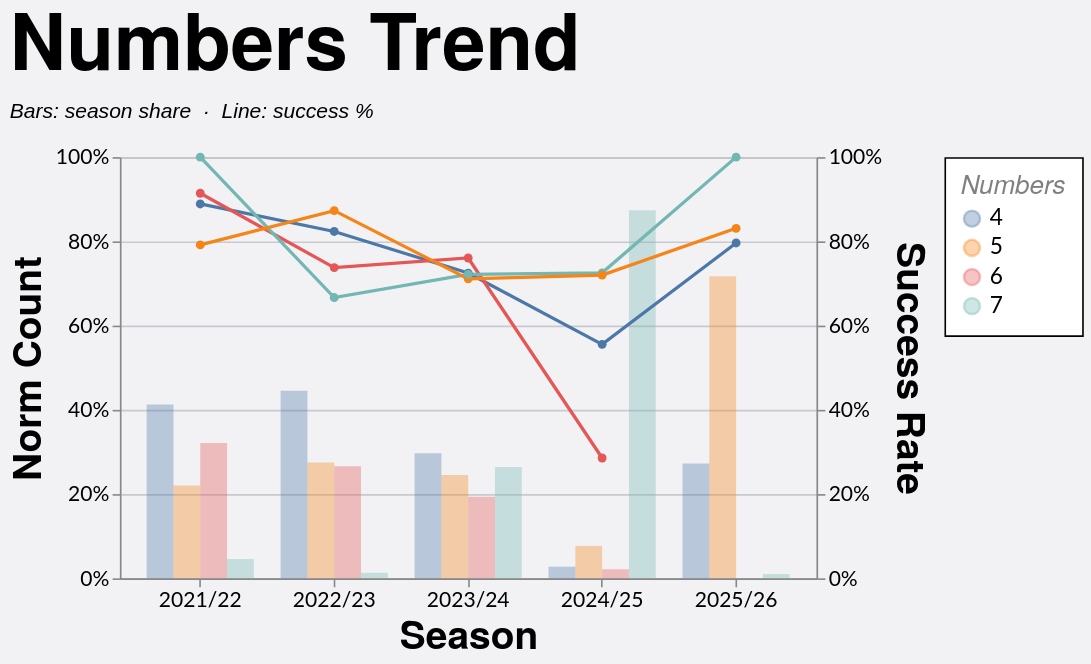

Here is the Vega-Lite specification saved for this chart:
### Vega-Lite specification from a JSON file in a GitHub repository (floating-point values rounded to 4 significant figures; data arrays with more than 128 entries replaced by an {"elided": "..."} marker saying what was removed)
{"config": {"axis": {"labelFont": "Lato, sans-serif", "titleFont": "PT Sans Narrow, Helvetica Neue, Helvetica, Arial, sans-serif", "labelFontSize": 13, "titleFontSize": 24, "gridColor": "#202947", "gridOpacity": 0.2}, "header": {"labelFont": "PT Sans Narrow, Helvetica Neue, Helvetica, Arial, sans-serif", "titleFont": "PT Sans Narrow, Helvetica Neue, Helvetica, Arial, sans-serif", "labelFontSize": 24, "titleFontSize": 28, "labelFontWeight": "bold", "orient": "left"}, "legend": {"labelFont": "Lato, sans-serif", "titleFont": "PT Sans Narrow, Helvetica Neue, Helvetica, Arial, sans-serif", "labelFontSize": 14, "titleFontSize": 16, "titlePadding": 5, "fillColor": "white", "strokeColor": "black", "padding": 10, "titleFontWeight": "lighter", "titleFontStyle": "italic", "titleColor": "gray", "offset": 10}, "title": {"font": "PT Sans Narrow, Helvetica Neue, Helvetica, Arial, sans-serif", "fontSize": 48, "fontWeight": "bold", "anchor": "start", "align": "center", "titlePadding": 20, "subtitlePadding": 10, "subtitleFontSize": 13, "subtitleColor": "", "subtitleFontStyle": "italic", "offset": 15, "color": "black"}, "axisX": {"labelAngle": 0}, "facet": {"title": null, "header": null, "align": {"row": "each", "column": "each"}}, "resolve": {"scale": {"y": "independent", "facet": "independent"}}, "background": "#f2f1f4"}, "layer": [{"mark": {"type": "bar", "opacity": 0.35}, "encoding": {"color": {"field": "numbers", "sort": ["4", "5", "6", "7"], "title": "Numbers", "type": "nominal"}, "tooltip": [{"field": "season", "title": "Season", "type": "nominal"}, {"field": "numbers", "title": "Numbers", "type": "nominal"}, {"field": "won", "format": ",.0f", "title": "Won", "type": "quantitative"}, {"field": "attempts", "format": ",.0f", "title": "Attempts", "type": "quantitative"}, {"field": "norm_count", "format": ".1%", "title": "Norm Count", "type": "quantitative"}, {"field": "success_rate", "format": ".1%", "title": "Success Rate", "type": "quantitative"}], "x": {"field": "season", "sort": ["2021/22", "2022/23", "2023/24", "2024/25", "2025/26"], "title": "Season", "type": "nominal"}, "xOffset": {"field": "numbers", "sort": ["4", "5", "6", "7"], "type": "nominal"}, "y": {"axis": {"format": "%", "orient": "left"}, "field": "norm_count", "scale": {"domain": [0, 1]}, "title": "Norm Count", "type": "quantitative"}}, "transform": [{"filter": "(loSquad == 'All' || datum.squad == loSquad) && (loGameType == 'All' || (loGameType == 'League + Cup' && (datum.game_type == 'League' || datum.game_type == 'Cup')) || (loGameType == 'League only' && datum.game_type == 'League') || datum.game_type == loGameType) && (loOpposition == 'All' || datum.opposition == loOpposition) && (loThrower == 'All' || datum.thrower == loThrower) && (loJumper == 'All' || datum.jumper == loJumper) && (loArea == 'All' || datum.area == loArea) && (loNumbers == 'All' || datum.numbers == loNumbers) && (loCallType == 'All' || datum.call_type == loCallType)"}, {"aggregate": [{"op": "count", "as": "attempts"}, {"op": "sum", "field": "won", "as": "won"}], "groupby": ["season", "numbers"]}, {"joinaggregate": [{"op": "sum", "field": "attempts", "as": "season_attempts"}], "groupby": ["season"]}, {"calculate": "datum.attempts / datum.season_attempts", "as": "norm_count"}, {"calculate": "datum.won / datum.attempts", "as": "success_rate"}]}, {"mark": {"type": "line", "point": true, "strokeWidth": 2}, "encoding": {"color": {"field": "numbers", "sort": ["4", "5", "6", "7"], "title": "Numbers", "type": "nominal"}, "detail": {"field": "numbers", "type": "nominal"}, "tooltip": [{"field": "season", "title": "Season", "type": "nominal"}, {"field": "numbers", "title": "Numbers", "type": "nominal"}, {"field": "won", "format": ",.0f", "title": "Won", "type": "quantitative"}, {"field": "attempts", "format": ",.0f", "title": "Attempts", "type": "quantitative"}, {"field": "norm_count", "format": ".1%", "title": "Norm Count", "type": "quantitative"}, {"field": "success_rate", "format": ".1%", "title": "Success Rate", "type": "quantitative"}], "x": {"field": "season", "sort": ["2021/22", "2022/23", "2023/24", "2024/25", "2025/26"], "title": "Season", "type": "nominal"}, "y": {"axis": {"format": "%", "orient": "right"}, "field": "success_rate", "scale": {"domain": [0, 1]}, "title": "Success Rate", "type": "quantitative"}}, "transform": [{"filter": "(loSquad == 'All' || datum.squad == loSquad) && (loGameType == 'All' || (loGameType == 'League + Cup' && (datum.game_type == 'League' || datum.game_type == 'Cup')) || (loGameType == 'League only' && datum.game_type == 'League') || datum.game_type == loGameType) && (loOpposition == 'All' || datum.opposition == loOpposition) && (loThrower == 'All' || datum.thrower == loThrower) && (loJumper == 'All' || datum.jumper == loJumper) && (loArea == 'All' || datum.area == loArea) && (loNumbers == 'All' || datum.numbers == loNumbers) && (loCallType == 'All' || datum.call_type == loCallType)"}, {"aggregate": [{"op": "count", "as": "attempts"}, {"op": "sum", "field": "won", "as": "won"}], "groupby": ["season", "numbers"]}, {"joinaggregate": [{"op": "sum", "field": "attempts", "as": "season_attempts"}], "groupby": ["season"]}, {"calculate": "datum.attempts / datum.season_attempts", "as": "norm_count"}, {"calculate": "datum.won / datum.attempts", "as": "success_rate"}]}], "data": {"name": "data-73f91a64a43d4e9fe8f6d842372acc63"}, "height": 260, "params": [{"name": "loSquad", "value": "All"}, {"name": "loSeason", "value": "All"}, {"name": "loGameType", "value": "All"}, {"name": "loOpposition", "value": "All"}, {"name": "loThrower", "value": "All"}, {"name": "loJumper", "value": "All"}, {"name": "loArea", "value": "All"}, {"name": "loNumbers", "value": "All"}, {"name": "loCallType", "value": "All"}], "resolve": {"scale": {"y": "independent"}}, "title": {"text": "Numbers Trend", "subtitle": "Bars: season share  ·  Line: success %"}, "width": 430, "$schema": "https://vega.github.io/schema/vega-lite/v5.20.1.json", "datasets": {"data-73f91a64a43d4e9fe8f6d842372acc63": {"elided": "1228 records"}}}
